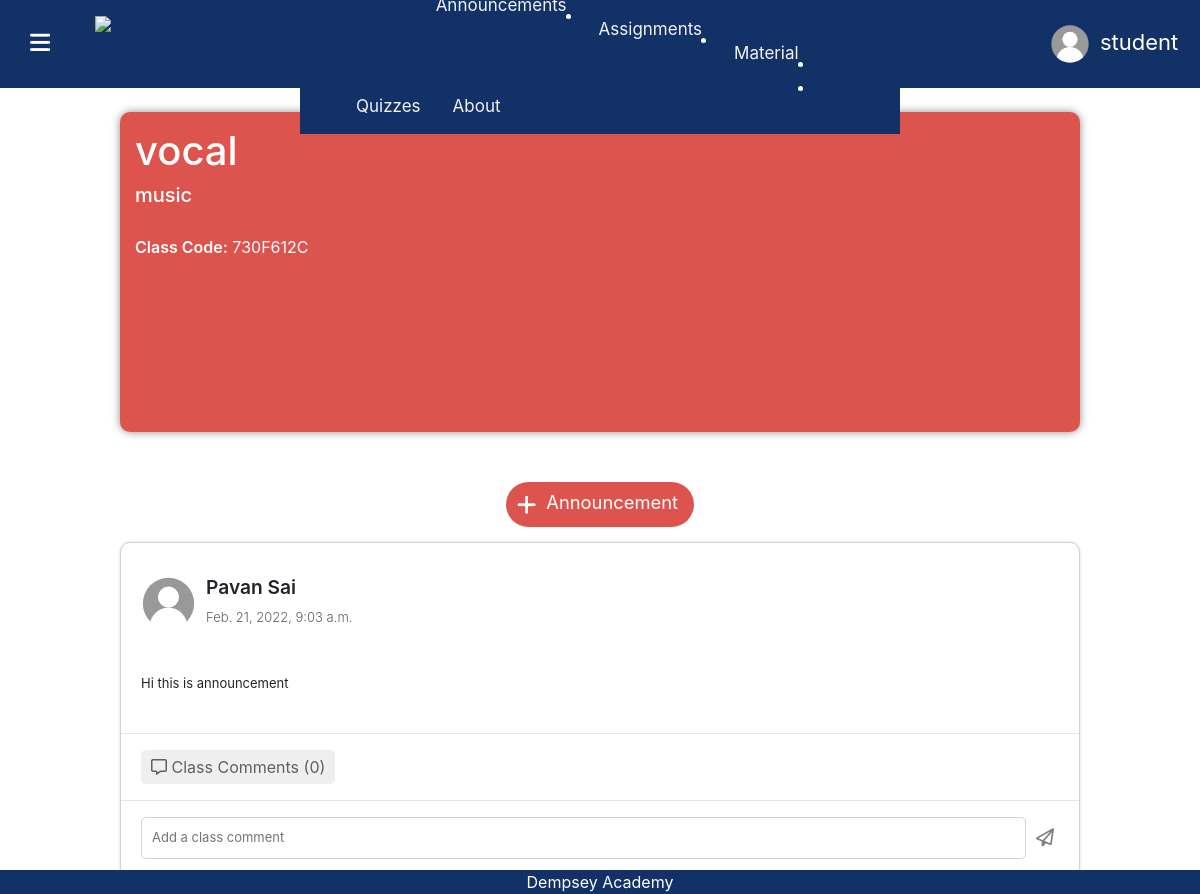
The page /ViewClassroom/730F612C/ (signed in) on the database its author committed.
### educationPortal/models.py (models this page shows)
class User(AbstractUser):
    userType = models.CharField(max_length=20, default="student")
    profile_pic = models.ImageField(
        null=True, blank=True, default="blankUserIcon.svg")

class Classroom(models.Model):
    name = models.CharField(max_length=100, default="Classroom")
    students = models.ManyToManyField(User, blank=True)
    teacher = models.ForeignKey(
        User, on_delete=models.CASCADE, related_name="teacher")
    code = models.CharField(max_length=20)
    subject = models.CharField(max_length=50, default="")
    theme = models.CharField(max_length=20, default="cardBlue")

class Announcement(models.Model):
    classroom = models.ForeignKey(
        Classroom, on_delete=models.CASCADE, related_name="classroom", null=True)
    body = CharField(max_length=20000, default="")
    creator = models.ForeignKey(
        User, on_delete=models.CASCADE, related_name="creator", null=True)
    date = models.DateTimeField(null=True)
    comments = models.ManyToManyField(Comment, blank=True)

### educationPortal/views.py (the view)
# urls.py: path("ViewClassroom/<str:code>/", views.ViewClassroom, name="ViewClassroom"),
def ViewClassroom(request, code):
    if request.user.is_authenticated:
        selectedClass = Classroom.objects.get(code=code)
        announcements = Announcement.objects.filter(
            classroom=selectedClass).order_by('-date')
        return render(request, "educationPortal/ViewClassroom.html", {
            "class": selectedClass,
            "announcements": announcements
        })
    else:
        return login_view(request)

### educationPortal/templates/educationPortal/ViewClassroom.html (shortened to what this page needs)
{% load static %}
<!DOCTYPE html>
<html lang="en">
<head>
    <link rel="stylesheet" href="https://stackpath.bootstrapcdn.com/bootstrap/4.4.1/css/bootstrap.min.css"
>
    <link href="{% static 'educationPortal/styles.css' %}" rel="stylesheet">
    <link href="{% static 'educationPortal/ClassView.css' %}" rel="stylesheet">
    <link rel="stylesheet" href="https://unpkg.com/purecss@1.0.0/build/pure-min.css">
</head>
<body>
    <header class="mainHeader">
        <div style="display: flex; align-items: center;">
            <div id="menuBars">
                <i class="fas fa-bars menuBars"></i>
            </div>
                        <img src="{% static 'educationPortal/Icons/Logo.svg' %}" style="height: 7vh; margin-right: 20px; color: orange; margin-left: 20px;"
                            class="logo">
        </div>
        <div class="headerItems">
            <button class="profileButton" onclick="profilePopUp()">
                {% if user.profile_pic %}
                    <img src="{{user.profile_pic.url}}" width="40px" height="40px" style="border-radius: 50%;">
                {% else %}
                    <img src="/images/blankUserIcon.svg" width="40px" height="40px" style="border-radius: 50%;">
                {% endif %}
                <p class="profileButtonText">{{user.first_name}}</p>
            </button>
        </div>
        <div class="pure-menu">
            <ul class="pure-menu-list">
                <li class="pure-menu-item">
                    <a href="{% url 'index' %}" class="pure-menu-link">
                    </a>
                </li>
                <li class="pure-menu-item">
                    <a href="{% url 'ViewClassroom' class.code %}" class="pure-menu-link">
                    </a>
                </li>
                <li class="pure-menu-item">
                    <a href="{% url 'assignments' class.code %}" class="pure-menu-link">
                        Assignments
                    </a>
                </li>
                <li class="pure-menu-item">
                    <a href="{% url 'materials' class.code %}" class="pure-menu-link">
                        Material
                    </a>
                </li>
                <li class="pure-menu-item">
                    <a href="{% url 'quizzes' class.code %}" class="pure-menu-link">
                        Quizzes
                    </a>
                </li>
                <li class="pure-menu-item">
                    <a href="https://dempseyacademy.com/" target="_blank" class="pure-menu-link">
                        About
                    </a>
                </li>
            </ul>
        </div>
    </header>
    <div class="bottom-menu">
        <span class="pure-menu-heading" style="color: white;">
            Dempsey Academy
        </span>
    </div>
    <br>
    <br>
    <br>
    <div class="MainColumn">
        <div class="ClassCentralDiv {{class.theme}}">
            <h1 class="className" style="padding-bottom: 0px;">{{class.name}}</h1>
            <h5 class="className" style="padding-top:0; padding-bottom: 20px;">{{class.subject}}</h5>
            <p style="padding-left: 15px; color: white; font-weight: 400;"><b style="font-weight: 600;">Class Code:</b> {{class.code}}</p>
        </div>
        <div class="Announcements">
            <button class="addAnnouncement {{class.theme}}" onclick="showAnnouncementMaker()">
                <i class="fas fa-plus" style="margin-left: 5px;"></i>
                <label style="font-size: smaller; padding-left: 10px; padding-top: 5px; padding-right: 10px; cursor: pointer;">Announcement</label>
            </button>
            {% for announcement in announcements %}
                <div class="announcementCard">
                    <div style="display: flex; align-items: center; padding-left: 20px; padding-top: 20px; padding-bottom: 20px;">
                        <div>
                            {% if announcement.creator.profile_pic %}
                            <img src="{{announcement.creator.profile_pic.url}}" class="announcementProfilePic">
                            {% else %}
                            <img src="/images/blankUserIcon.svg" class="announcementProfilePic">
                            {% endif %}
                        </div>
                        <div>
                            <p style="font-weight: 600; font-size: larger; padding-top: 10px; padding-left: 10px;">
                                {{announcement.creator.first_name}} {{announcement.creator.last_name}}</p>
                            <p style="font-size: small; font-weight: 300; color: rgb(96, 96, 96); padding-left: 10px; margin-top: -10px;">
                                {{announcement.date}}</p>
                        </div>
                    </div>
                    <div style="font-size: small; padding-left: 20px; padding-top: 10px;">
                        {{announcement.body | safe}}
                    </div>
                    <br>
                    <hr style="width: 100%;">
                    <button class="viewCommentButton" style="margin-left: 20px;" onclick="viewComments('comments:{{announcement.id}}')">
                        <i class="far fa-comment-alt"> </i>
                        Class Comments ({{announcement.comments.all.count}})
                    </button>
                    <hr style="width: 100%;">
                    <div style="display: flex; align-items: center; padding-left: 20px; padding-bottom: 20px; padding-right: 20px;">
                        <input type="text" placeholder="Add a class comment" class="classCommentInput" id="comment:{{announcement.id}}">
                        <button class="commentPostButton" id="post:{{announcement.id}}" onclick="postComment(id, `${document.getElementById('comment:'+'{{announcement.id}}').value}`)"><i class="far fa-paper-plane"></i></button>
                    </div>
                </div>
            {% endfor %}
        </div>
    </div>
</body>
</html>

### educationPortal/static/educationPortal/styles.css (style rules this page uses)
body { padding: 0px; margin: 0; }
.mainHeader { display: flex; background: #123166; min-height: 11vh; display: flex; justify-content: space-around; align-items: center; color: white; position: fixed; width: 100%; z-index: 6; }
.headerItems { display: flex; align-items: center; width: 80%; align-items: center; justify-content: flex-end; }
.menuBars { width: 10px; font-size: 23px; margin-right: 35px; transition: 0.2s; margin-left: 30px; }
.cardRed { background-color: #dd544f; }
.profileButton { display: flex; justify-content: center; align-items: center; background: none; color: white; outline: none; border: none; font-size: 22px; max-width: 150px; max-height: 45px; transition: 0.3s; margin-right: 80px; }
.profileButtonText { padding-top: 12px; padding-left: 10px; max-width: 2vw; }
.logo { height: 7vh; margin-right: 10px; color: orange; margin-left: 20px; }

### educationPortal/static/educationPortal/ClassView.css (style rules this page uses)
.MainColumn { display: flex; align-items: center; flex-direction: column; width: 100%; }
.ClassCentralDiv { margin-top: 5vh; width: 80%; height: 40vh; border-radius: 10px; box-shadow: 0px 0px 8px #8c8c8c; display: flex; flex-direction: column; }
.className { padding: 15px; color: white; }
.Announcements { display: flex; flex-direction: column; align-items: center; width: 80%; margin-top: 5vh; }
.announcementCard { width: 100%; border-radius: 10px; background-color: white; outline: none; border: 1px solid lightgray; margin: 10px; box-shadow: 0px 0px 3px #d8d8d8; }
.addAnnouncement { display: flex; justify-content: center; align-items: center; color: white; outline: none; border: none; font-size: 22px; height: 45px; transition: 0.3s; border-radius: 25px; margin: 10px; }
.classCommentInput { border: 0.5px solid lightgray; border-radius: 5px; outline: none; padding: 10px; font-size: small; width: 100%; }
.commentPostButton { color: gray; padding: 5px; outline: none; border: none; background: none; font-size: large; margin-left: 5px; transition: 0.2s; }
.viewCommentButton { outline: none; border: none; border-radius: 5px; padding: 5px; padding-left: 10px; padding-right: 10px; color: rgb(96, 96, 96); transition: 0.2s; }
.announcementProfilePic { width: 55px; height: 55px; overflow: hidden; border-radius: 50%; }

### educationPortal/templates/educationPortal/ViewClassroom.html (style rules this page uses)
.pure-menu { overflow: hidden; text-align: center; background-color: #123166; position: fixed; display: inline-block; width: 50%; }
.pure-menu a { float: left; display: block; color: #f2f2f2; text-align: center; padding: 14px 16px; text-decoration: none; font-size: 17px; }
.bottom-menu { overflow: hidden; text-align: center; background-color: #123166; position: fixed; display: inline-block; width: 100%; bottom: 0; color: white; }

### rows shown on the page
User: first_name "student"
Classroom: name "vocal", subject "music", code "730F612C"
Announcement: creator.first_name "Pavan", creator.last_name "Sai", date "Feb. 21, 2022, 9:03 a.m.", body "Hi this is announcement", comments.all.count "0"
